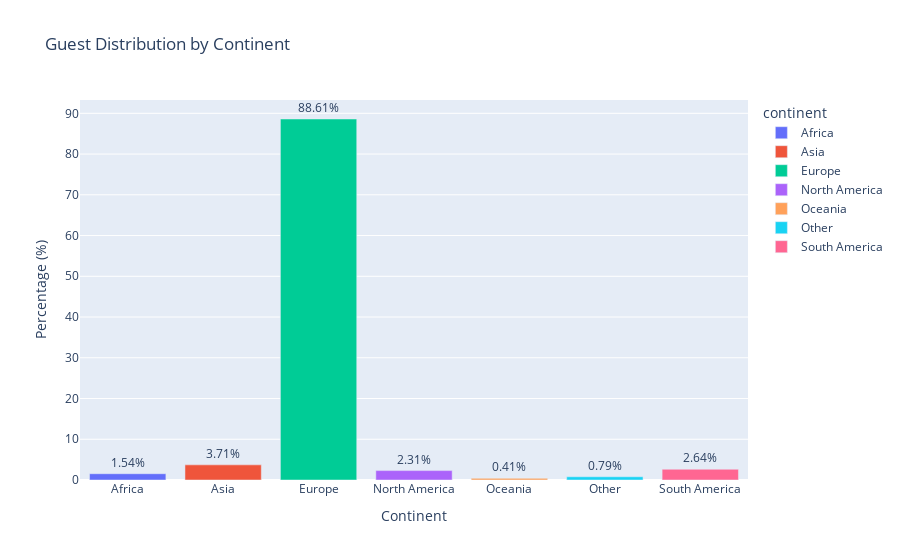

Source (notebook cell):
### Code cell
def get_continent(country_code):
    try:
        country_alpha2 = pc.country_alpha3_to_country_alpha2(country_code)
        continent_code = pc.country_alpha2_to_continent_code(country_alpha2)
        continent_name = {
            "AF": "Africa",
            "AS": "Asia",
            "EU": "Europe",
            "NA": "North America",
            "SA": "South America",
            "OC": "Oceania"
        }.get(continent_code, "Other")
        return continent_name
    except:
        return "Other"

processed_df = df.copy()

processed_df['continent'] = processed_df['country'].apply(get_continent)

country_counts = processed_df['country'].value_counts().reset_index()
country_counts.columns = ['Country', 'Guest Count']
country_counts = country_counts[country_counts['Country'].notnull()]

total_guests = country_counts['Guest Count'].sum()
country_counts['Guests in %'] = (country_counts['Guest Count'] / total_guests) * 100
country_counts['continent'] = country_counts['Country'].apply(get_continent)
guests_by_continent = country_counts.groupby('continent').agg({'Guest Count': 'sum'}).reset_index()

guests_by_continent['percentage'] = (guests_by_continent['Guest Count'] / total_guests) * 100

fig = px.bar(
    guests_by_continent, 
    x='continent', 
    y='percentage', 
    title='Guest Distribution by Continent',
    text='percentage',
    color='continent',
    color_discrete_sequence=px.colors.qualitative.Plotly
)

fig.update_traces(texttemplate='%{text:.2f}%', textposition='outside')
fig.update_layout(yaxis_title='Percentage (%)', xaxis_title='Continent')
fig.show()

### Figure 1 — Plotly figure (JSON) as saved in the notebook; plotly's stock layout.template omitted (floating-point values rounded to 4 significant figures)
{"data": [{"alignmentgroup": "True", "hovertemplate": "continent=%{x}<br>percentage=%{text}<extra></extra>", "legendgroup": "Africa", "marker": {"color": "#636EFA", "pattern": {"shape": ""}}, "name": "Africa", "offsetgroup": "Africa", "orientation": "v", "showlegend": true, "text": [1.541], "textposition": "outside", "texttemplate": "%{text:.2f}%", "type": "bar", "x": ["Africa"], "xaxis": "x", "y": [1.541], "yaxis": "y"}, {"alignmentgroup": "True", "hovertemplate": "continent=%{x}<br>percentage=%{text}<extra></extra>", "legendgroup": "Asia", "marker": {"color": "#EF553B", "pattern": {"shape": ""}}, "name": "Asia", "offsetgroup": "Asia", "orientation": "v", "showlegend": true, "text": [3.713], "textposition": "outside", "texttemplate": "%{text:.2f}%", "type": "bar", "x": ["Asia"], "xaxis": "x", "y": [3.713], "yaxis": "y"}, {"alignmentgroup": "True", "hovertemplate": "continent=%{x}<br>percentage=%{text}<extra></extra>", "legendgroup": "Europe", "marker": {"color": "#00CC96", "pattern": {"shape": ""}}, "name": "Europe", "offsetgroup": "Europe", "orientation": "v", "showlegend": true, "text": [88.61], "textposition": "outside", "texttemplate": "%{text:.2f}%", "type": "bar", "x": ["Europe"], "xaxis": "x", "y": [88.61], "yaxis": "y"}, {"alignmentgroup": "True", "hovertemplate": "continent=%{x}<br>percentage=%{text}<extra></extra>", "legendgroup": "North America", "marker": {"color": "#AB63FA", "pattern": {"shape": ""}}, "name": "North America", "offsetgroup": "North America", "orientation": "v", "showlegend": true, "text": [2.307], "textposition": "outside", "texttemplate": "%{text:.2f}%", "type": "bar", "x": ["North America"], "xaxis": "x", "y": [2.307], "yaxis": "y"}, {"alignmentgroup": "True", "hovertemplate": "continent=%{x}<br>percentage=%{text}<extra></extra>", "legendgroup": "Oceania", "marker": {"color": "#FFA15A", "pattern": {"shape": ""}}, "name": "Oceania", "offsetgroup": "Oceania", "orientation": "v", "showlegend": true, "text": [0.4077], "textposition": "outside", "texttemplate": "%{text:.2f}%", "type": "bar", "x": ["Oceania"], "xaxis": "x", "y": [0.4077], "yaxis": "y"}, {"alignmentgroup": "True", "hovertemplate": "continent=%{x}<br>percentage=%{text}<extra></extra>", "legendgroup": "Other", "marker": {"color": "#19D3F3", "pattern": {"shape": ""}}, "name": "Other", "offsetgroup": "Other", "orientation": "v", "showlegend": true, "text": [0.788], "textposition": "outside", "texttemplate": "%{text:.2f}%", "type": "bar", "x": ["Other"], "xaxis": "x", "y": [0.788], "yaxis": "y"}, {"alignmentgroup": "True", "hovertemplate": "continent=%{x}<br>percentage=%{text}<extra></extra>", "legendgroup": "South America", "marker": {"color": "#FF6692", "pattern": {"shape": ""}}, "name": "South America", "offsetgroup": "South America", "orientation": "v", "showlegend": true, "text": [2.636], "textposition": "outside", "texttemplate": "%{text:.2f}%", "type": "bar", "x": ["South America"], "xaxis": "x", "y": [2.636], "yaxis": "y"}], "layout": {"barmode": "relative", "legend": {"title": {"text": "continent"}, "tracegroupgap": 0}, "title": {"text": "Guest Distribution by Continent"}, "xaxis": {"anchor": "y", "categoryarray": ["Africa", "Asia", "Europe", "North America", "Oceania", "Other", "South America"], "categoryorder": "array", "domain": [0, 1], "title": {"text": "Continent"}}, "yaxis": {"anchor": "x", "domain": [0, 1], "title": {"text": "Percentage (%)"}}}}
